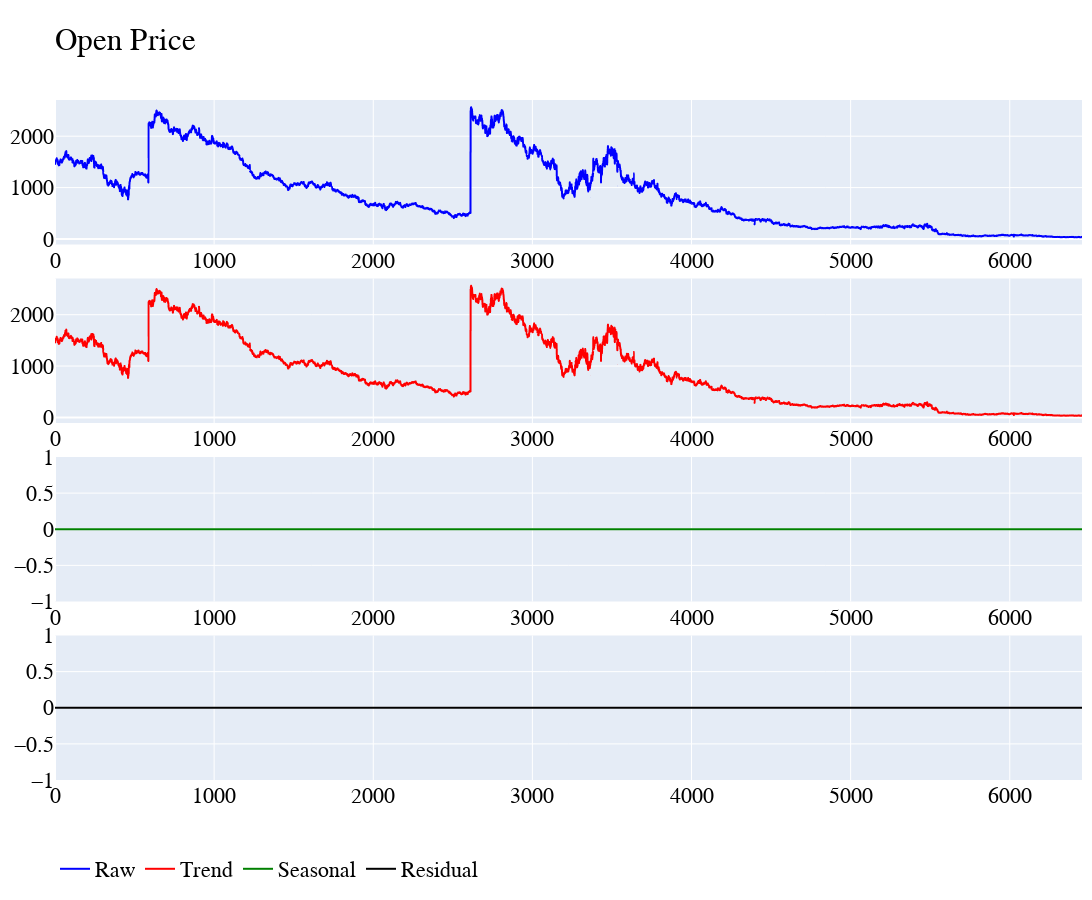

Notebook code for this chart:
### Code cell
import plotly.express as px
import pandas as pd
from plotly.subplots import make_subplots
from statsmodels.tsa.seasonal import seasonal_decompose


def get_figure (df, column_name):
    fig = make_subplots(rows=2, cols=1, shared_xaxes=False,
    horizontal_spacing=0.1, vertical_spacing=0.05,subplot_titles=([column_name]))

    fig1 = px.line(df,'Date', column_name)
    trace1 = fig1['data'][0]
    fig.add_trace(trace1, row=1, col=1)

    fig2 = px.histogram(df,x="Open Price") 
    trace2 = fig2['data'][0]
    fig.add_trace(trace2, row=2, col=1)

    return fig


def get_seasonality(df, column_name):

    df = df.sort_values(by=['Date']) 
    data = df[column_name]
    
    result = seasonal_decompose(data, model='additive', extrapolate_trend='freq',period=7)

    fig = make_subplots(rows=4, cols=1, shared_xaxes=False,
                        horizontal_spacing=0.1, vertical_spacing=0.05)

    fig1 = px.line(result.observed)
    trace1 = fig1['data'][0]
    fig.add_trace(trace1, row=1, col=1)

    fig2 = px.line(result.trend)
    trace2 = fig2['data'][0]
    fig.add_trace(trace2, row=2, col=1)

    fig3 = px.line(result.seasonal)
    trace3 = fig3['data'][0]
    fig.add_trace(trace3, row=3, col=1)

    fig4 = px.line(result.resid)
    trace4 = fig4['data'][0]
    fig.add_trace(trace4, row=4, col=1)

    labels = ['Raw', 'Trend', 'Seasonal', 'Residual']
    colors = ['blue', 'red', 'green', 'black']
    for i in range(0, 4):
        fig['data'][i]['showlegend'] = True
        fig['data'][i]['name'] = labels[i]
        fig['data'][i]['line']['color'] = colors[i]

    fig.update_traces()

    fig.update_layout(title=column_name,
                      font=dict(family="Times Roman, monospace", size=22, color="Black")
                      )

    fig.update_layout(showlegend=True)
    fig.update_layout({'legend_orientation': 'h'})
    fig.update_layout(width=1800, height=900, margin=dict(l=10, r=10, t=100, b=40))

    return fig


if __name__ == "__main__":
    
    df = pd.read_csv("data/hdfc.csv",parse_dates=['Date'])
    columns = df.columns 
    column_name = columns[1]

    fig = get_figure (df, column_name)
    fig = get_seasonality (df, column_name)
    
    fig.show()

### Figure 1 — Plotly figure (JSON) as saved in the notebook; plotly's stock layout.template omitted (floating-point values rounded to 4 significant figures; data arrays with more than 128 entries replaced by an {"elided": "..."} marker saying what was removed)
{"data": [{"hovertemplate": "variable=Open Price<br>index=%{x}<br>value=%{y}<extra></extra>", "legendgroup": "Open Price", "line": {"color": "blue", "dash": "solid"}, "marker": {"symbol": "circle"}, "mode": "lines", "name": "Raw", "showlegend": true, "type": "scattergl", "x": {"elided": "6455 int values"}, "xaxis": "x", "y": {"elided": "6455 float values"}, "yaxis": "y"}, {"hovertemplate": "variable=trend<br>index=%{x}<br>value=%{y}<extra></extra>", "legendgroup": "trend", "line": {"color": "red", "dash": "solid"}, "marker": {"symbol": "circle"}, "mode": "lines", "name": "Trend", "showlegend": true, "type": "scattergl", "x": {"elided": "6455 int values"}, "xaxis": "x2", "y": {"elided": "6455 float values"}, "yaxis": "y2"}, {"hovertemplate": "variable=seasonal<br>index=%{x}<br>value=%{y}<extra></extra>", "legendgroup": "seasonal", "line": {"color": "green", "dash": "solid"}, "marker": {"symbol": "circle"}, "mode": "lines", "name": "Seasonal", "showlegend": true, "type": "scattergl", "x": {"elided": "6455 int values"}, "xaxis": "x3", "y": {"elided": "6455 int values"}, "yaxis": "y3"}, {"hovertemplate": "variable=resid<br>index=%{x}<br>value=%{y}<extra></extra>", "legendgroup": "resid", "line": {"color": "black", "dash": "solid"}, "marker": {"symbol": "circle"}, "mode": "lines", "name": "Residual", "showlegend": true, "type": "scattergl", "x": {"elided": "6455 int values"}, "xaxis": "x4", "y": {"elided": "6455 int values"}, "yaxis": "y4"}], "layout": {"font": {"color": "Black", "family": "Times Roman, monospace", "size": 22}, "height": 900, "legend": {"orientation": "h"}, "margin": {"b": 40, "l": 10, "r": 10, "t": 100}, "showlegend": true, "title": {"text": "Open Price"}, "width": 1800, "xaxis": {"anchor": "y", "domain": [0, 1]}, "xaxis2": {"anchor": "y2", "domain": [0, 1]}, "xaxis3": {"anchor": "y3", "domain": [0, 1]}, "xaxis4": {"anchor": "y4", "domain": [0, 1]}, "yaxis": {"anchor": "x", "domain": [0.7875, 1]}, "yaxis2": {"anchor": "x2", "domain": [0.525, 0.7375]}, "yaxis3": {"anchor": "x3", "domain": [0.2625, 0.475]}, "yaxis4": {"anchor": "x4", "domain": [0, 0.2125]}}}
